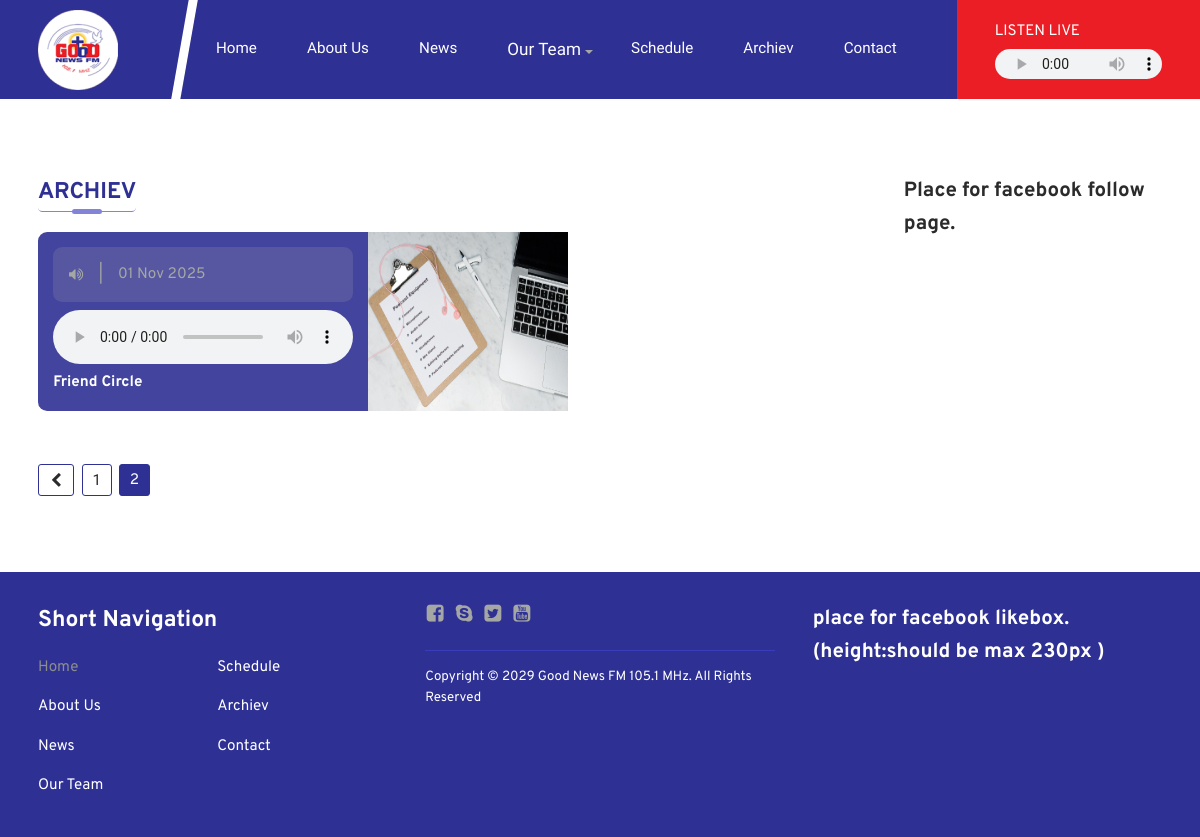
The page /archiev/?page=2 on the database its author committed.
### fm/models.py (models this page shows, shortened)
class MediaFile(models.Model):
    file = models.FileField(upload_to='cabinet/library/')
    uploaded_at = models.DateTimeField(auto_now_add=True)
    alt_text = models.CharField(max_length=200, blank=True, help_text="Optional description")
    class Meta:
        ordering = ['-uploaded_at']

class ArchiveProgram(models.Model):
    program_name = models.CharField(max_length=200)
    broadcast_date = models.DateField(default=timezone.now)
    audio_file = models.ForeignKey(MediaFile, on_delete=models.PROTECT,
                                   related_name='archive_audio')
    featured_image = models.ForeignKey(MediaFile, on_delete=models.SET_NULL,
                                       null=True, blank=True,
                                       related_name='archive_images')
    class Meta:
        ordering = ['-broadcast_date']

### fmSite/views.py (the view)
# urls.py: path('archiev/', views.archievPage, name='archiev')
def archievPage(request):
    archievPrograms = ArchiveProgram.objects.all().order_by('-broadcast_date')
    paginator = Paginator(archievPrograms, 2)
    page_number = request.GET.get('page')
    page_obj = paginator.get_page(page_number)
    return render(request, 'archiev.html', {'page_obj': page_obj})

### fm/context_processors.py (called while the page is built)
def site_logo(request):
    logo = SiteLogo.objects.first()
    return {'site_logo': logo}

### templates/archiev.html (shortened to what this page needs)
{% extends 'base.html' %}
{% load static %}
{% load filters %}
{% block content %}
<div class="wrapper dg listing mt80">
	<div class="col_9">
		<h5 class="bl-title">Archiev</h5>
		<div class="listing dg archiev">
			{% for ap in page_obj %}
			<article class="archiev_item col_12 df">
				<aside class="archiev_name dfc">
					<figure class="df archiev_sign df">
						<i class="cf cf-volume-up"></i> |
						<time>{{ ap.broadcast_date|date:"d M Y" }}</time>
					</figure>
					{% if ap.audio_file %}
					<audio controls>
						<source src="{{ ap.audio_file.file.url }}" type="audio/mpeg">
					</audio>
					{% endif %}
					<h6 class="archiev_title">{{ ap.program_name }}</h6>
				</aside>
				{% if ap.featured_image %}
				<img src="{{ ap.featured_image.file.url }}" alt="{{ ap.program_name }}" width="200">
				{% endif %}
			</article>
			{% endfor %}
			<div class="mt-3 paginate col_12 df gap-1">
				{% if page_obj.has_previous %}
				<a class="prev page-numbers" href="?page={{ page_obj.previous_page_number }}"><i
						class="cf cf-chevron-left"></i></a>
				{% endif %}
				{% for num in page_obj.paginator.page_range %}
					{% if page_obj.number == num %}
						<span class="page-numbers current">{{ num }}</span>
					{% elif num > page_obj.number|add:-3 and num < page_obj.number|add:3 or num == 1 or num == page_obj.paginator.num_pages %}
						<a class="page-numbers" href="?page={{ num }}">{{ num }}</a>
					{% elif num == page_obj.number|add:-4 or num == page_obj.number|add:4 %}
						<span class="page-numbers">...</span>
					{% endif %}
				{% endfor %}
			</div>
		</div>
	</div>
	<div class="col_3">
		<h4>Place for facebook follow page.</h4>
	</div>
</div>
{% endblock %}

### templates/header.html (shortened to what this page needs)
{% load static %}
<!DOCTYPE html>
<html lang="en">
<head>
	<link rel="stylesheet" type="text/css" href="{% static 'css/font-styles.css' %}">
	<link rel="stylesheet" type="text/css" href="{% static 'css/owl.carousel.min.css' %}">
	<link rel="stylesheet" type="text/css" href="{% static 'css/jquery.lightbox.min.css' %}">
	<link rel="stylesheet" type="text/css" href="{% static 'css/front.css' %}">
</head>
<body>
	<header class="header">
		<nav class="wrapper df nav">
			<a class="logo" href="{% url 'home' %}">
				{% with logo=site_logo.logo %}
					{% if logo %}
						<img src="{{ logo.file.url }}" alt="Site Logo" class="logo">
					{% else %}
						<img src="{% static 'images/fav.png' %}" alt="Default Logo" class="logo">
					{% endif %}
				{% endwith %}
			</a>
			<ul class="nav_ul df">
				<li class="nav_li">
					<a class="nav_a {% if request.path == '/' %}active{% endif %}" href="{% url 'home' %}">Home</a>
				</li>
				<li class="nav_li">
					<a class="nav_a {% if request.path == '/about' %}active{% endif %}" href="{% url 'about' %}">About Us</a>
				</li>
				<li class="nav_li">
					<a class="nav_a {% if request.path == '/news' %}active{% endif %}" href="{% url 'news' %}">News</a>
				</li>
                <li class="nav_li drop"><a href="#" class="nav_a h5 db">Our Team</a>
                </li>
				<li class="nav_li">
					<a class="nav_a" href="schedule.html">Schedule</a>
				</li>
				<li class="nav_li">
					<a class="nav_a {% if request.path == '/archiev' %}active{% endif %}" href="{% url 'archiev' %}">Archiev</a>
				</li>
				<li class="nav_li">
					<a class="nav_a" href="contact.html">Contact</a>
				</li>
			</ul>
			<figure class="live dfc">
				<figcaption>Listen Live</figcaption>
				<audio controls>
				  <source src="{% static 'audio/test.mp3' %}" type="audio/mpeg">
				</audio>
			</figure>
		</nav>
	</header>

### static/css/front.css (style rules this page uses)
@media (prefers-reduced-motion: no-preference) { :root { scroll-behavior: smooth; scrollbar-color: #3436a7 #8b8e8b !important; scrollbar-width: thin !important; } }
html { scroll-behavior: smooth; }
@media (max-width: 80em) { html { font-size: 95%; } }
html, body { -webkit-text-size-adjust: 100%; font-family: "Overpass", sans-serif; line-height: 1.6; color: #2A2B2A; -webkit-font-smoothing: antialiased; height: 100%; }
body { font-size: 1rem; }
* { margin: 0; padding: 0; }
*, *::before, *::after { box-sizing: border-box; }
a { font-family: "Chivo", sans-serif; text-decoration: none; color: #2A2B2A; -webkit-transition: 0.5s ease-in-out all; -moz-transition: 0.5s ease-in-out all; -ms-transition: 0.5s ease-in-out all; -o-transition: 0.5s ease-in-out all; transition: 0.5s ease-in-out all; }
ul, ol { list-style-type: none; margin: 0; padding: 0; }
.col_3 { grid-column: span 3; }
.col_9 { grid-column: span 9; }
.col_12 { grid-column: span 12; }
h4, .h4 { font-size: 1.35rem; }
h5, .h5 { font-size: 1.125rem; }
h6, .h6 { font-size: 1rem; }
.df { display: flex; }
.db { display: block; }
.dg { display: grid; }
.wrapper { max-width: 100%; margin-left: auto; margin-right: auto; padding-left: 2.5rem; padding-right: 2.5rem; }
.dfc { display: flex; flex-direction: column; }
.dg { grid-template-columns: repeat(12, 1fr); }
img { vertical-align: middle; max-width: 100%; }
.mt80 { margin: 5rem 0 0; }
.header { padding: 0.625rem 0; background-color: #2E3094; position: relative; z-index: 3; }
.header:before, .header:after { content: ""; position: absolute; z-index: -1; }
@media (min-width: 992px) { .header:before { width: .6rem; height: calc( 100% + 6px ); background-color: #ffffff; left: 15%; transform: rotate(10deg); top: -3px; } }
.header:after { right: 0; background-color: #EB1D25; }
@media (min-width: 992px) { .header:after { top: 0; height: 100%; width: 16rem; } }
.nav { grid-gap: 2.5rem; align-items: center; justify-content: space-between; position: relative; }
.nav_ul { grid-gap: 1.5rem; }
.nav_li.drop, .nav_li.with-drop { position: relative; }
.nav_li.drop:before, .nav_li.with-drop:before { transition: all ease-in-out .5s; content: ""; border-right: 4px solid transparent; border-left: 4px solid transparent; right: 2px; top: 1.4rem; position: absolute; border-top: 4px solid #A5A7A5; z-index: 1; }
.nav_a { color: #ffffff; display: block; padding: .5rem .9rem; }
.live { color: #ffffff; text-transform: uppercase; grid-gap: 0.3rem; }
.live audio { width: 11rem; height: 2rem; }
.bl-title { text-transform: uppercase; font-size: 1.5rem; color: #2E3094; -webkit-border-radius: 0.3rem; -moz-border-radius: 0.3rem; border-radius: 0.3rem; display: inline-block; position: relative; border-bottom: 1px solid #8384d8; margin: 0 0 1.3rem; }
.bl-title:before { content: ""; width: 2rem; height: .3rem; background-color: #8384d8; position: absolute; bottom: -.15rem; left: calc( 50% - 1rem ); -webkit-border-radius: 0.3rem; -moz-border-radius: 0.3rem; border-radius: 0.3rem; }
.archiev { grid-gap: 1rem; }
.archiev_name { background-color: rgba(46, 48, 148, 0.9); grid-gap: 0.5rem; border-top-left-radius: .6rem; border-bottom-left-radius: .6rem; padding: 1rem; -webkit-transition: all linear 0.3s; -moz-transition: all linear 0.3s; -ms-transition: all linear 0.3s; -o-transition: all linear 0.3s; transition: all linear 0.3s; }
.archiev_title { color: #ffffff; }
.archiev_sign { grid-gap: 1rem; align-items: center; background-color: rgba(165, 167, 165, 0.2); -webkit-border-radius: 0.6rem; -moz-border-radius: 0.6rem; border-radius: 0.6rem; padding: 1rem; color: #A5A7A5; }
.archiev_sign .cf { line-height: .6rem; }
.listing { grid-gap: 2rem; }
.paginate { margin-top: 1.5rem; }
.page-numbers { padding: .5rem .63rem .3rem; -webkit-border-radius: 0.2rem; -moz-border-radius: 0.2rem; border-radius: 0.2rem; border: 1px solid #2E3094; line-height: 1; color: #2A2B2A; }
.page-numbers.current, .page-numbers:hover { border-color: #2E3094; color: #ffffff; background-color: #2E3094; }
.page-numbers, .page-numbers.current, .page-numbersspan.page-numbers { margin-right: .5rem; }

### rows shown on the page
MediaFile: file (picture)
ArchiveProgram: broadcast_date "01 Nov 2025", program_name "Friend Circle", featured_image.file (picture)

### other values the page prints
{{ num }} "1"
{{ num }} "2"
